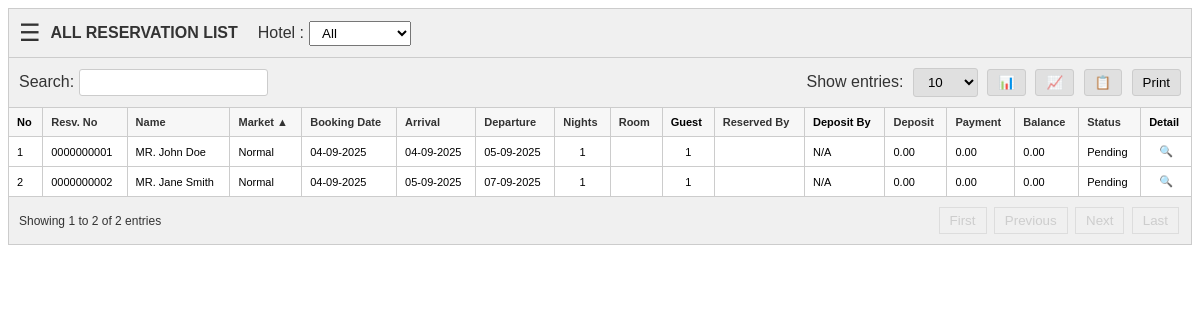
Page /modules/frontoffice/informasi_reservasi/all_reservation.php?module=frontoffice/informasi_reservasi/all_reservation&sort=market_segment&order=ASC on the committed database.
### tables this page shows
CREATE TABLE IF NOT EXISTS hotel_reservations (
    id INT AUTO_INCREMENT PRIMARY KEY,
    reservation_no VARCHAR(20) UNIQUE NOT NULL,
    category_market VARCHAR(50) DEFAULT 'Walkin',
    market_segment VARCHAR(50) DEFAULT 'Normal',
    member_id VARCHAR(50),
    transaction_by VARCHAR(100),
    id_card_type ENUM('KTP', 'SIM', 'PASSPORT', 'OTHERS') DEFAULT 'KTP',
    id_card_number VARCHAR(50),
    guest_title ENUM('MR', 'MRS', 'MS', 'DR', 'PROF') DEFAULT 'MR',
    guest_name VARCHAR(100) NOT NULL,
    mobile_phone VARCHAR(20) NOT NULL,
    address TEXT,
    nationality VARCHAR(50) DEFAULT 'INDONESIA',
    city VARCHAR(100),
    email VARCHAR(100),
    arrival_date DATE NOT NULL,
    nights INT DEFAULT 1,
    departure_date DATE NOT NULL,
    guest_type ENUM('Normal', 'VIP', 'Corporate') DEFAULT 'Normal',
    guest_male INT DEFAULT 1,
    guest_female INT DEFAULT 0,
    guest_child INT DEFAULT 0,
    extra_bed_nights INT DEFAULT 0,
    extra_bed_qty INT DEFAULT 0,
    room_number VARCHAR(20),
    transaction_status ENUM('Pending', 'Confirmed', 'Cancelled') DEFAULT 'Pending',
    payment_method VARCHAR(50) DEFAULT 'Debit BCA 446',
    registration_type ENUM('Reservasi', 'Walkin', 'Group') DEFAULT 'Reservasi',
    note TEXT,
    payment_amount DECIMAL(10, 2) DEFAULT 0,
    discount DECIMAL(10, 2) DEFAULT 0,
    payment_diskon DECIMAL(10, 2) DEFAULT 0,
    deposit DECIMAL(10, 2) DEFAULT 0,
    balance DECIMAL(10, 2) DEFAULT 0,
    created_at TIMESTAMP DEFAULT CURRENT_TIMESTAMP,
    updated_at TIMESTAMP DEFAULT CURRENT_TIMESTAMP ON UPDATE CURRENT_TIMESTAMP
);

### modules/frontoffice/informasi_reservasi/all_reservation.php (the view, shortened to what this page needs)
<?php
require_once __DIR__ . '/../../../config/database.php';
$page = isset($_GET['page']) ? max(1, (int)$_GET['page']) : 1;
$entries = isset($_GET['entries']) ? (int)$_GET['entries'] : 10;
$offset = ($page - 1) * $entries;
$sort_column = isset($_GET['sort']) ? $_GET['sort'] : 'created_at';
$sort_order = isset($_GET['order']) && in_array(strtoupper($_GET['order']), ['ASC', 'DESC']) ? $_GET['order'] : 'DESC';
$search = isset($_GET['search']) ? trim($_GET['search']) : '';
$sql_count = "SELECT COUNT(*) FROM hotel_reservations";
$sql_data = "SELECT *, (guest_male + guest_female + guest_child) AS guest_count FROM hotel_reservations";
$params = [];
$stmt_count = $pdo->prepare($sql_count);
$stmt_count->execute($params);
$total_records = $stmt_count->fetchColumn();
$total_pages = ceil($total_records / $entries);
$sql_data .= " ORDER BY $sort_column $sort_order LIMIT :limit OFFSET :offset";
$stmt_data = $pdo->prepare($sql_data);
$stmt_data->bindValue(':limit', $entries, PDO::PARAM_INT);
$stmt_data->bindValue(':offset', $offset, PDO::PARAM_INT);
$stmt_data->execute();
$reservations = $stmt_data->fetchAll();
function get_sort_link($column, $display, $current_sort, $current_order) {
    $order = ($current_sort == $column && $current_order == 'ASC') ? 'DESC' : 'ASC';
    $arrow = '';
    if ($current_sort == $column) {
        $arrow = $current_order == 'ASC' ? '▲' : '▼';
    }
    return "<a href=\"?module=frontoffice/informasi_reservasi/all_reservation&sort=$column&order=$order\">$display $arrow</a>";
}
?>
<div class="reservation-container">
    <div class="header-bar controls-bar" style="align-items: center;">
        <div style="display: flex; align-items: center;">
            <span style="font-size: 1.5em; margin-right: 10px;">☰</span>
            <strong>ALL RESERVATION LIST</strong>
            <span style="margin-left: 20px; font-size: 1em;">Hotel :</span>
            <select style="margin-left: 5px; padding: 3px 8px;">
                <option value="ALL">All</option>
            </select>
        </div>
    </div>
    <div class="controls-bar">
        <div class="search-box">
            <label>Search: <input type="text" id="searchInput" value="<?= htmlspecialchars($search) ?>"></label>
        </div>
        <div class="actions">
            <label>Show entries:
                <select id="entriesSelect">
                    <option value="10" <?= $entries == 10 ? 'selected' : '' ?>>10</option>
                </select>
            </label>
            <button>📊</button>
            <button>📈</button>
            <button>📋</button>
            <button>Print</button>
        </div>
    </div>
    <div class="data-table-wrapper">
        <table class="data-table">
            <thead>
                <tr>
                    <th>No</th>
                    <th><?= get_sort_link('reservation_no', 'Resv. No', $sort_column, $sort_order) ?></th>
                    <th><?= get_sort_link('guest_name', 'Name', $sort_column, $sort_order) ?></th>
                    <th><?= get_sort_link('market_segment', 'Market', $sort_column, $sort_order) ?></th>
                    <th><?= get_sort_link('created_at', 'Booking Date', $sort_column, $sort_order) ?></th>
                    <th><?= get_sort_link('arrival_date', 'Arrival', $sort_column, $sort_order) ?></th>
                    <th><?= get_sort_link('departure_date', 'Departure', $sort_column, $sort_order) ?></th>
                    <th><?= get_sort_link('nights', 'Nights', $sort_column, $sort_order) ?></th>
                    <th><?= get_sort_link('room_number', 'Room', $sort_column, $sort_order) ?></th>
                    <th>Guest</th>
                    <th><?= get_sort_link('transaction_by', 'Reserved By', $sort_column, $sort_order) ?></th>
                    <th>Deposit By</th>
                    <th><?= get_sort_link('deposit', 'Deposit', $sort_column, $sort_order) ?></th>
                    <th><?= get_sort_link('payment_amount', 'Payment', $sort_column, $sort_order) ?></th>
                    <th><?= get_sort_link('balance', 'Balance', $sort_column, $sort_order) ?></th>
                    <th><?= get_sort_link('transaction_status', 'Status', $sort_column, $sort_order) ?></th>
                    <th>Detail</th>
                </tr>
            </thead>
            <tbody>
                <?php if (empty($reservations)): ?>
                    <tr>
                        <td colspan="17" style="text-align: center;">No data available in table</td>
                    </tr>
                <?php else: ?>
                    <?php foreach ($reservations as $index => $res): ?>
                    <tr>
                        <td><?= $offset + $index + 1 ?></td>
                        <td><?= htmlspecialchars($res['reservation_no']) ?></td>
                        <td><?= htmlspecialchars($res['guest_title'] . '. ' . $res['guest_name']) ?></td>
                        <td><?= htmlspecialchars($res['market_segment']) ?></td>
                        <td><?= date('d-m-Y', strtotime($res['created_at'])) ?></td>
                        <td><?= date('d-m-Y', strtotime($res['arrival_date'])) ?></td>
                        <td><?= date('d-m-Y', strtotime($res['departure_date'])) ?></td>
                        <td style="text-align:center;"><?= htmlspecialchars($res['nights']) ?></td>
                        <td><?= htmlspecialchars($res['room_number']) ?></td>
                        <td style="text-align:center;"><?= htmlspecialchars($res['guest_count']) ?></td>
                        <td><?= htmlspecialchars($res['transaction_by']) ?></td>
                        <td>N/A</td>
                        <td><?= number_format($res['deposit'], 2) ?></td>
                        <td><?= number_format($res['payment_amount'], 2) ?></td>
                        <td><?= number_format($res['balance'], 2) ?></td>
                        <td><?= htmlspecialchars($res['transaction_status']) ?></td>
                        <td style="text-align:center;">🔍</td>
                    </tr>
                    <?php endforeach; ?>
                <?php endif; ?>
            </tbody>
        </table>
    </div>
    <div class="table-footer">
        <div>Showing <?= $total_records > 0 ? $offset + 1 : 0 ?> to <?= min($offset + $entries, $total_records) ?> of <?= $total_records ?> entries</div>
        <div class="pagination-controls">
            <button onclick="goToPage(1)" <?= $page <= 1 ? 'disabled' : '' ?>>First</button>
            <button onclick="goToPage(<?= $page - 1 ?>)" <?= $page <= 1 ? 'disabled' : '' ?>>Previous</button>
            <button onclick="goToPage(<?= $page + 1 ?>)" <?= $page >= $total_pages ? 'disabled' : '' ?>>Next</button>
            <button onclick="goToPage(<?= $total_pages ?>)" <?= $page >= $total_pages ? 'disabled' : '' ?>>Last</button>
        </div>
    </div>
</div>

### modules/frontoffice/informasi_reservasi/all_reservation.php (style rules this page uses)
.reservation-container { font-family: Arial, sans-serif; color: #333; }
.controls-bar, .header-bar, .table-footer { display: flex; justify-content: space-between; align-items: center; flex-wrap: wrap; background-color: #f0f0f0; padding: 10px; border: 1px solid #ccc; border-bottom: none; }
.controls-bar .search-box input { padding: 5px; border: 1px solid #ccc; border-radius: 3px; }
.controls-bar .actions button, .controls-bar .actions select { padding: 5px 10px; margin-left: 5px; border: 1px solid #ccc; border-radius: 3px; background-color: #e0e0e0; cursor: pointer; }
.data-table-wrapper { overflow-x: auto; }
.data-table { width: 100%; border-collapse: collapse; border: 1px solid #ccc; }
.data-table th, .data-table td { border: 1px solid #ccc; padding: 8px; text-align: left; font-size: 11px; white-space: nowrap; }
.data-table th { background-color: #f7f7f7; font-weight: bold; }
.data-table th a { color: #333; text-decoration: none; }
.table-footer { padding: 10px; border: 1px solid #ccc; border-top: none; font-size: 12px; }
.pagination-controls button { padding: 5px 10px; margin: 0 2px; border: 1px solid #ccc; background-color: #f0f0f0; cursor: pointer; }
.pagination-controls button:disabled { cursor: not-allowed; opacity: 0.5; }

### rows in the picture
hotel_reservations: index "1", reservation_no "0000000001", guest_title+guest_name "MR. John Doe", market_segment "Normal", created_at "04-09-2025", arrival_date "04-09-2025", departure_date "05-09-2025", nights "1", guest_count "1", deposit "0.00", payment_amount "0.00", balance "0.00", transaction_status "Pending"
hotel_reservations: index "2", reservation_no "0000000002", guest_title+guest_name "MR. Jane Smith", market_segment "Normal", created_at "04-09-2025", arrival_date "05-09-2025", departure_date "07-09-2025", nights "1", guest_count "1", deposit "0.00", payment_amount "0.00", balance "0.00", transaction_status "Pending"

### other values in the picture
$display "Resv. No Name Market Booking Date Arrival Departure Nights Room Reserved By Deposit Payment Balance Status"
$arrow "▲"
$offset + 1 "1"
min($offset + $entries, $total_records) "2"
$total_records "2"
